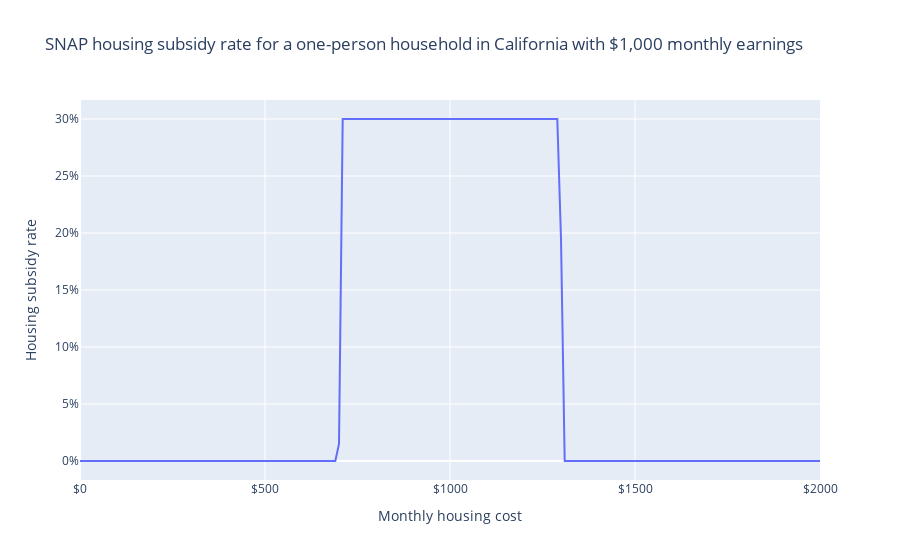

Write notebook code for a chart like this one.
### Markdown cell above
As before, we can also see the rate at which SNAP increases with housing costs. For this household, SNAP subsidizes housing costs at a rate of 30% for housing costs ranging from \$720 to \$1,310 per month.

### Code cell
fig = px.line(
    df,
    "housing_cost",
    "housing_subsidy_rate",
    labels=LABELS,
    title="SNAP housing subsidy rate for a one-person household in California with $1,000 monthly earnings",
)
fig.update_layout(xaxis_tickformat="$", yaxis_tickformat=".0%")
fig.show()

### Figure 1 — Plotly figure (JSON) as saved in the notebook; plotly's stock layout.template omitted (floating-point values rounded to 4 significant figures; data arrays with more than 128 entries replaced by an {"elided": "..."} marker saying what was removed)
{"data": [{"hovertemplate": "Monthly housing cost=%{x}<br>Housing subsidy rate=%{y}<extra></extra>", "legendgroup": "", "line": {"color": "#636efa", "dash": "solid"}, "marker": {"symbol": "circle"}, "mode": "lines", "name": "", "orientation": "v", "showlegend": false, "type": "scatter", "x": {"elided": "201 int values"}, "xaxis": "x", "y": {"elided": "201 float values"}, "yaxis": "y"}], "layout": {"autosize": true, "legend": {"tracegroupgap": 0}, "title": {"text": "SNAP housing subsidy rate for a one-person household in California with $1,000 monthly earnings"}, "xaxis": {"anchor": "y", "autorange": true, "domain": [0, 1], "range": [0, 2000], "tickformat": "$", "title": {"text": "Monthly housing cost"}, "type": "linear"}, "yaxis": {"anchor": "x", "autorange": true, "domain": [0, 1], "range": [-0.01667, 0.3167], "tickformat": ".0%", "title": {"text": "Housing subsidy rate"}, "type": "linear"}}}
